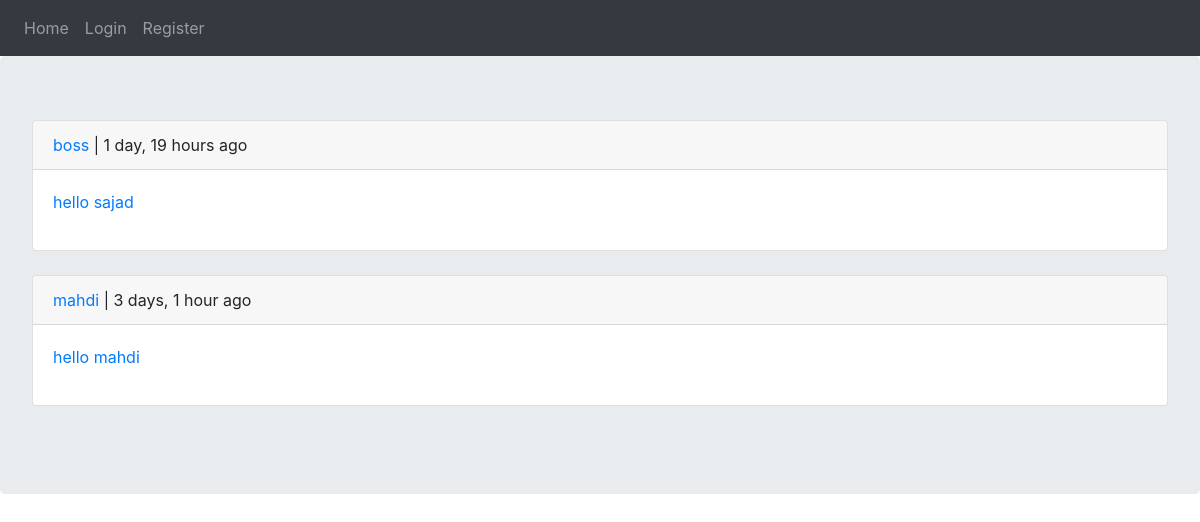
The page / on the database its author committed.
### posts/models.py (models this page shows, shortened)
class Post(models.Model):
    user = models.ForeignKey(User, on_delete=models.CASCADE)
    body = models.TextField(max_length=500)
    slug = models.SlugField(max_length=200)
    created = models.DateTimeField(auto_now_add=True)
    def get_absolute_url(self):
        return reverse('posts:post_detail', args=(
            self.created.year,
            self.created.month,
            self.created.day,
            self.slug,
        ))

### posts/views.py (the view)
# urls.py: path('', views.all_posts, name='posts'),
def all_posts(request):
    posts = Post.objects.all().order_by('-created')
    return render(request, 'posts/all_posts.html', {'posts': posts})

### posts/templates/posts/all_posts.html (shortened to what this page needs)
{% extends 'base.html' %}
{% block content %}
    {% for post in posts %}
        <div class="card">
            <p class="card-header">
                <a href="{% url 'account:dashboard' post.user.id %}"> {{ post.user }}</a> | {{ post.created | timesince }} ago
            </p>
            <p class="card-body">
                <a href="{{ post.get_absolute_url }}">{{ post.body | truncatechars:20 }}</a>
            </p>
        </div><br>
    {% endfor %}
{% endblock %}

### rows shown on the page
Post: user "boss", created "1 day, 19 hours", body "hello sajad"
Post: user "mahdi", created "3 days, 1 hour", body "hello mahdi"
